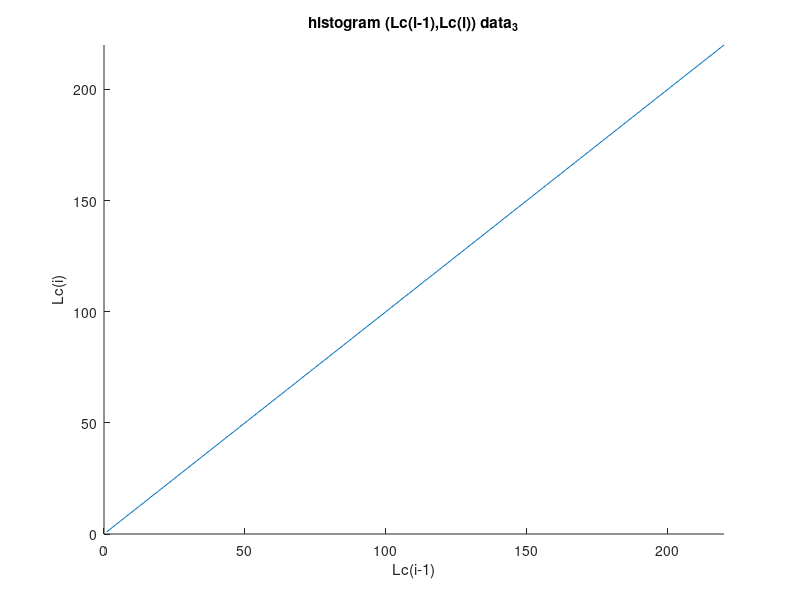

Write the MATLAB code that produced this figure. (Note: this script raises an error after producing the figure.)
addpath('functions')
addpath('functions_ransac')


xlimits = [-10, 200];
ylimits = [-150, 20];

figure
hold on
title('histogram (Lc(i-1),Lc(i)) data_3')
xlim([0,220])
ylim([0,220])
xlabel('Lc(i-1)')
ylabel('Lc(i)')
plot(1:220,1:220)%diagonal

colors = get(gca, 'colororder');
% directory = 'data/MAT/data_3/';
% for filenumber = 135:271
%     if filenumber ~= 160 && filenumber ~=162 && filenumber ~=178 && filenumber ~=258 && filenumber ~=261 && filenumber ~=263
%         filename = strcat(directory,'curve_',int2str(filenumber),'.mat');
%         Lc = RANSAC_fit_fd(filename, xlimits, ylimits);
%         for i=1:length(Lc)-1
%             plot(Lc(i),Lc(i+1),'.','Color',colors(mod(i, 7)+1,:));
%         end
%     end
% end

directory = 'data/MAT/data_4/';
for filenumber = 135:271
    if filenumber ~= 160 && filenumber ~=162 && filenumber ~=178 && filenumber ~=258 && filenumber ~=261 && filenumber ~=263
        filename = strcat(directory,'curve_',int2str(filenumber),'.mat');
        Lc = RANSAC_fit_fd(filename, xlimits, ylimits);
        for i=1:length(Lc)-1
            plot(Lc(i),Lc(i+1),'.','Color',colors(mod(i, 7)+1,:));
        end
    end
end